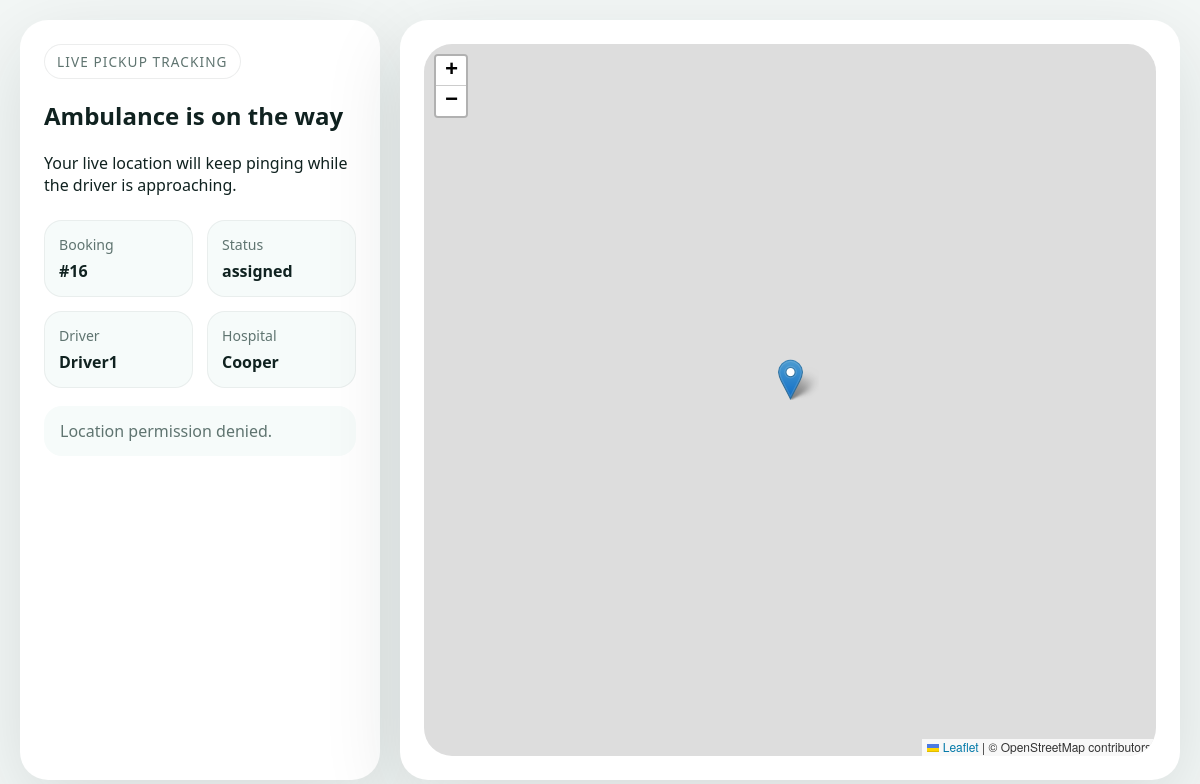
The page /booking/16/track/ on the database as committed earlier.
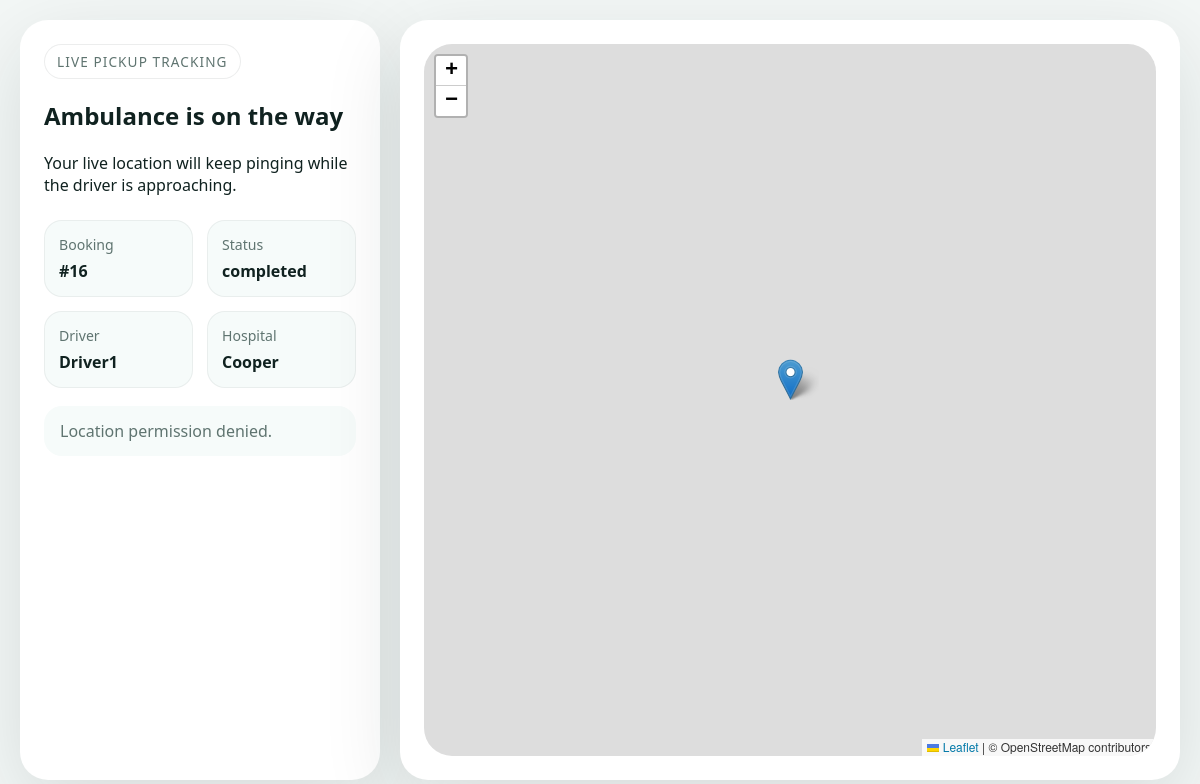
The same page on the database as committed later.
### core/models.py (models this page shows)
class Booking(models.Model):
    phno = models.CharField(max_length = 15,validators=[phone_regex])
    pickup_lat = models.FloatField()
    pickup_long = models.FloatField()
    drop_lat = models.FloatField(null=True,blank=True)
    drop_long = models.FloatField(null=True,blank=True)
    ambulance_types = [
        ("ICU","Advance cardiac care"),
        ("ALS","Advance life support"),
        ("BLS","Basic life support "),
    ]
    hospital_pref = [
        ("Gov","Governement"),
        ("Pri","Private"),
        ("near","Nearest"),
    ]
    ambulance_type = models.CharField(max_length = 20, choices=ambulance_types)
    hospital_prefrences = models.CharField(max_length = 20, choices=hospital_pref)
    assigned_hosp = models.ForeignKey("Hospital",
                                      on_delete=models.SET_NULL,
                                      null=True,
                                      blank=True
                                      )
    assigned_driver = models.ForeignKey("driver.Driver",
                                        on_delete=models.SET_NULL,
                                        null=True,
                                        blank = True
                                        )
    status_choices = [
        ("pending","pending"),
        ("assigned","assigned"),
        ("in_progress","in_progress"),
        ("completed","completed"),
        ("terminated","terminated"),
    ]
    status = models.CharField(max_length = 20, choices=status_choices,default="pending")
    created_at = models.DateTimeField(auto_now_add=True)

class User(AbstractUser):           # already inclueds password,username
    phno = models.CharField(max_length = 15,validators=[phone_regex])
    email = models.EmailField(unique=True,blank = True)
    role_choices = [
        ("Admin","admin"),
        ("Driver","driver"),
    ]
    roles = models.CharField(max_length=20,choices=role_choices ,blank=True, null=True)

class Hospital(models.Model):
    name = models.CharField(max_length=30)
    hosp_type = [
        ("gov","Governement"),
        ("pri","Private"),
    ]
    hosp = models.CharField(max_length = 30,choices=hosp_type)
    lat = models.FloatField()
    long = models.FloatField()
    is_active = models.BooleanField(default=True)

### driver/models.py (models this page shows)
class Driver(models.Model):
    user = models.OneToOneField(User,on_delete=models.CASCADE)
    licens = models.CharField(max_length = 20, validators=[license_key_validator])
    current_lat = models.FloatField(null=True, blank=True)
    current_long = models.FloatField(null=True, blank=True)
    states_choices = [
        ("On","Online"),
        ("Off","Offline"),
        ("Busy","En route"),
        ("Accidents","Accident"),
    ]
    ambulance_type = models.CharField(
        max_length=10,
        choices=[
            ("ICU","ICU"),
            ("ALS","ALS"),
            ("BLS","BLS")
        ]
    )
    state = models.CharField(max_length = 20, choices=states_choices)

### core/views.py (the view)
# urls.py: path("booking/<int:booking_id>/track/", views.track_booking, name="track_booking"),
def track_booking(request, booking_id):
    session_phone = request.session.get("phone")
    booking = get_object_or_404(Booking.objects.select_related("assigned_driver__user", "assigned_hosp"), pk=booking_id)
    if session_phone and booking.phno != session_phone:
        return redirect("phone_page")
    return render(request, "core/booking_done.html", {"booking": booking})

### core/templates/core/booking_done.html (shortened to what this page needs)
{% load static %}
<!DOCTYPE html>
<html lang="en">
<head>
    <link rel="stylesheet" href="{% static 'css/style.css' %}">
    <link rel="stylesheet" href="https://unpkg.com/leaflet/dist/leaflet.css">
</head>
<body class="tracking-shell">
    <main class="tracking-layout">
        <section class="tracking-card">
            <div class="eyebrow">Live pickup tracking</div>
            <h1>Ambulance is on the way</h1>
            <p>Your live location will keep pinging while the driver is approaching.</p>
            <div class="tracking-grid">
                <div class="profile-item">
                    <span>Booking</span>
                    <strong>#{{ booking.id }}</strong>
                </div>
                <div class="profile-item">
                    <span>Status</span>
                    <strong id="tracking-status">{{ booking.status }}</strong>
                </div>
                <div class="profile-item">
                    <span>Driver</span>
                    <strong id="tracking-driver">{{ booking.assigned_driver.user.username|default:"Pending assignment" }}</strong>
                </div>
                <div class="profile-item">
                    <span>Hospital</span>
                    <strong id="tracking-hospital">{{ booking.assigned_hosp.name|default:"Pending hospital" }}</strong>
                </div>
            </div>
            <div class="tracking-note" id="tracking-note">
            </div>
        </section>
        <section class="tracking-map-panel">
            <div id="user-tracking-map" class="map-canvas tracking-map"></div>
        </section>
    </main>
</body>
</body>
</html>

Rows that differ between the two databases and show on the page:
changed Booking "Driver1": status "assigned" → "completed"
